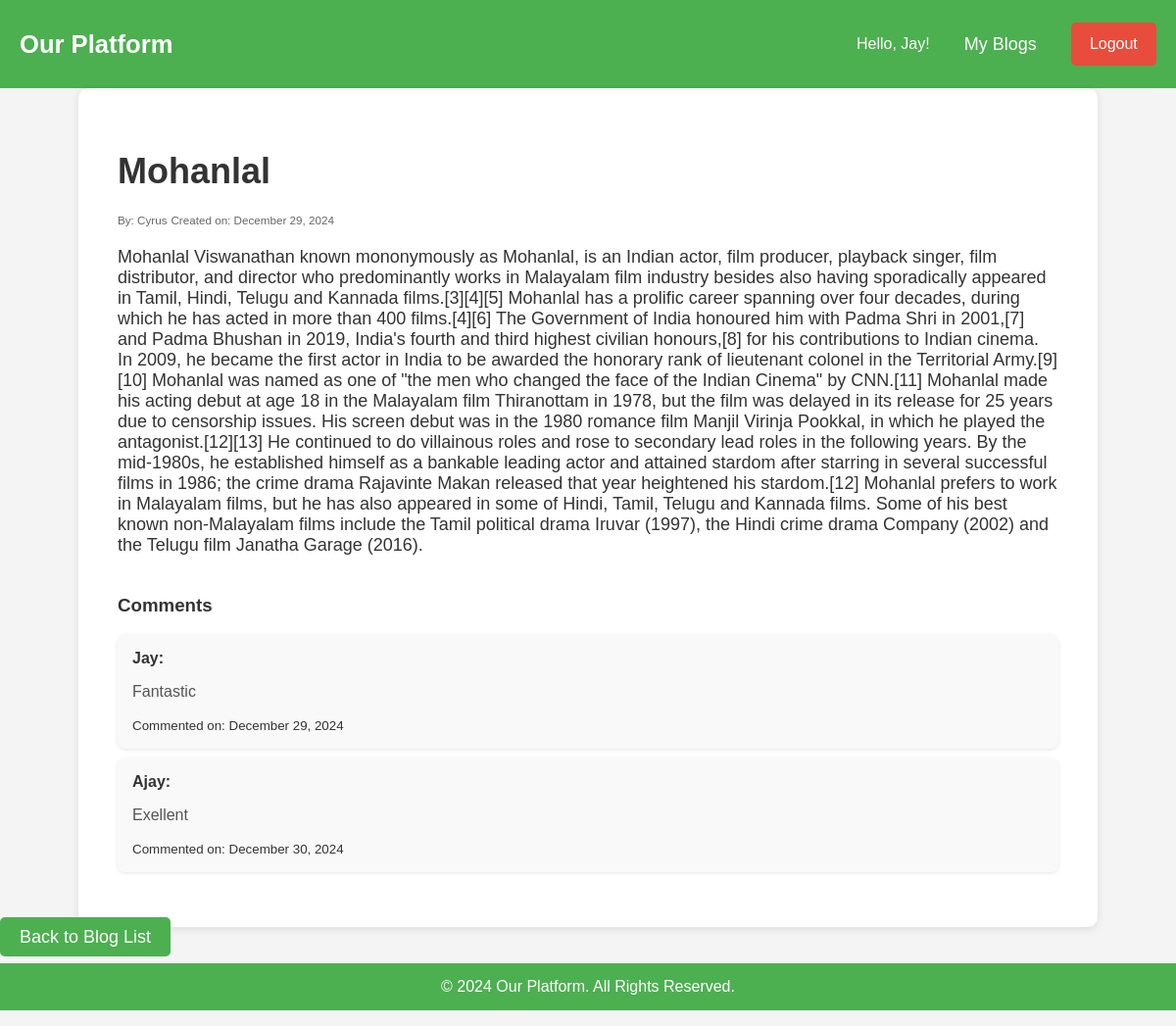
The page /blog/2/ (signed in) on the database its author committed.
### app1/models.py (models this page shows, shortened)
class CustomUser(AbstractUser):
    age = models.PositiveIntegerField(default=18)
    dob = models.DateField(null=True, blank=True)  # Make dob optional
    location = models.CharField(max_length=255)
    image = models.ImageField(upload_to='profile_images/', null=True, blank=True)
    groups = models.ManyToManyField(
        'auth.Group',
        related_name='customuser_set',
        blank=True,
        help_text='The groups this user belongs to.'
    )
    user_permissions = models.ManyToManyField(
        'auth.Permission',
        related_name='customuser_set',
        blank=True,
        help_text='Specific permissions for this user.'
    )

class Post(models.Model):
    user = models.ForeignKey(User, on_delete=models.CASCADE, related_name='posts')
    title = models.CharField(max_length=255)
    content = models.TextField()
    image = models.ImageField(upload_to='post_images/', null=True, blank=True)
    created_at = models.DateTimeField(auto_now_add=True)
    class Meta:
        ordering = ['-created_at']

class Comment(models.Model):
    post = models.ForeignKey(Post, on_delete=models.CASCADE, related_name='comments')
    user = models.ForeignKey(User, on_delete=models.CASCADE)
    cmtcontent = models.TextField()
    created_at = models.DateTimeField(auto_now_add=True)
    class Meta:
        ordering = ['created_at']

### app1/views.py (the view)
# urls.py: path('blog/<int:blog_id>/', blog_detail, name='blog_detail'),
def blog_detail(request, blog_id):
    post = get_object_or_404(Post, id=blog_id)
    context = {
        'blog': post
    }
    return render(request, 'blog_detail.html', context)

### templates/blog_detail.html (shortened to what this page needs)
{% extends 'base.html' %}
{% block content %}
    <div class="blog-detail-container" data-blog-id="{{ blog.id }}">
        <h1 class="blog-title">{{ blog.title }}</h1>
        <div class="blog-header">
            <small class="author">By: {{ blog.user.username }}</small>
            <small class="date">Created on: {{ blog.created_at|date:"F d, Y" }}</small>
        </div>
        <div class="blog-content">
            <p>{{ blog.content }}</p>
        </div>
        <div class="comments-section">
            <h3>Comments</h3>
            {% if blog.comments.all %}
                <ul class="comment-list" id="comment-list">
                    {% for comment in blog.comments.all %}
                        <li class="comment-item" id="comment-{{ comment.id }}">
                            <strong>{{ comment.user.username }}:</strong>
                            <p>{{ comment.cmtcontent }}</p>
                            <small>Commented on: {{ comment.created_at|date:"F d, Y" }}</small>
                        </li>
                    {% endfor %}
                </ul>
            {% else %}
                <p>No comments yet. Be the first to comment!</p>
            {% endif %}
        </div>
    </div>
    <div class="cta-container">
        <a href="{% url 'landing' %}" class="cta-button">Back to Blog List</a>
    </div>
{% endblock %}

### templates/base.html (shortened to what this page needs)
<!DOCTYPE html>
<html lang="en">
<head>
</head>
<body>
    <header>
        <nav>
            <div class="logo">
                <a href="{% url 'home' %}" style="color: white; text-decoration: none;">Our Platform</a>
            </div>
            {% if user.is_authenticated %}
                <div class="nav-auth">
                    <p>Hello, {{ user.username }}!</p>
                    <a href="{% url 'user_blogs' %}" class="cta-button">My Blogs</a>
                    <form method="POST" action="{% url 'logout' %}">
                        <button type="submit" class="logout-button">Logout</button>
                    </form>
                </div>
            {% else %}
                <div class="cta-buttons">
                    <a href="{% url 'login' %}" class="cta-button">Login</a>
                    <a href="{% url 'register' %}" class="cta-button">Register</a>
                </div>
            {% endif %}
        </nav>
    </header>
    {% block content %}{% endblock %}
    <footer>
        <p style="text-align: center; padding: 15px; background-color: #4CAF50; color: white;">
            &copy; 2024 Our Platform. All Rights Reserved.
        </p>
    </footer>
</body>
</html>

### templates/base.html (style rules this page uses)
body { font-family: Arial, sans-serif; margin: 0; padding: 0; background-color: #f4f4f4; color: #333; }
header { background-color: #4CAF50; color: white; padding: 20px 0; text-align: center; }
nav { display: flex; justify-content: space-between; align-items: center; max-width: 1200px; margin: 0 auto; padding: 0 20px; }
.logo { font-size: 1.6em; font-weight: bold; color: white; }
.cta-button { padding: 10px 20px; font-size: 1em; color: white; background-color: #4CAF50; border: none; border-radius: 5px; cursor: pointer; text-decoration: none; }
.logout-button { background-color: #e74c3c; color: white; padding: 0.8rem 1.2rem; border: none; border-radius: 5px; cursor: pointer; font-size: 1rem; }
.nav-auth { display: flex; gap: 15px; align-items: center; }

### templates/blog_detail.html (style rules this page uses)
.blog-detail-container { width: 80%; margin: 0 auto; padding: 40px; background-color: #fff; border-radius: 10px; box-shadow: 0 2px 8px rgba(0, 0, 0, 0.1); }
.blog-title { font-size: 36px; margin-bottom: 20px; color: #333; }
.blog-header { font-size: 14px; color: #666; margin-bottom: 20px; }
.blog-content { font-size: 18px; color: #333; margin-bottom: 30px; }
.comments-section { margin-top: 40px; }
.comment-list { list-style-type: none; padding: 0; }
.comment-item { background-color: #f9f9f9; padding: 15px; margin-bottom: 10px; border-radius: 8px; box-shadow: 0 1px 4px rgba(0, 0, 0, 0.1); }
.comment-item p { font-size: 16px; color: #555; }
.cta-button { font-size: 18px; background-color: #4CAF50; color: white; padding: 10px 20px; text-decoration: none; border-radius: 5px; transition: background-color 0.3s; }

### rows shown on the page
CustomUser: username "Jay"
Post: title "Mohanlal", user.username "Cyrus", created_at "December 29, 2024", content "Mohanlal Viswanathan known mononymously as Mohanlal, is an Indian actor, film producer, playback singer, film distributor, and director who predominantly works in Malayalam film industry besides also having sporadically appeared in Tamil, Hindi, Telugu and Kannada films.[3][4][5] Mohanlal has a prolific career spanning over four decades, during which he has acted in more than 400 films.[4][6] The Government of India honoured him with Padma Shri in 2001,[7] and Padma Bhushan in 2019, India's fourth and third highest civilian honours,[8] for his contributions to Indian cinema. In 2009, he became the first actor in India to be awarded the honorary rank of lieutenant colonel in the Territorial…"
Comment: user.username "Jay", cmtcontent "Fantastic", created_at "December 29, 2024"
Comment: user.username "Ajay", cmtcontent "Exellent", created_at "December 30, 2024"
